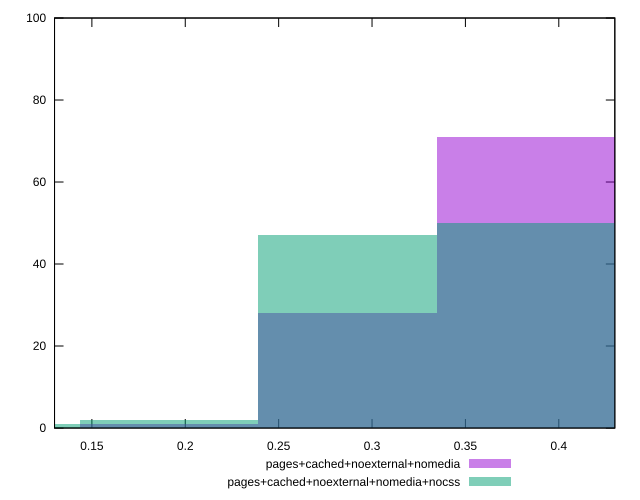

This figure's gnuplot source:
reset

$pagesCachedNoexternalNomedia <<EOF
0.3824670710324532 71
0.2868503032743399 28
0.1912335355162266 1
EOF

$pagesCachedNoexternalNomediaNocss <<EOF
0.2868503032743399 47
0.3824670710324532 50
0.1912335355162266 2
0.0956167677581133 1
EOF

set key outside below
set boxwidth 0.0956167677581133
set xrange [0.13:0.43]
set yrange [0:100]
set trange [0:100]
set style fill transparent solid 0.5 noborder
set terminal svg size 640, 500 enhanced background rgb 'white'
set output "reprap/meta/score/comparison/histogram/3_vs_4.svg"

plot $pagesCachedNoexternalNomedia title "pages+cached+noexternal+nomedia" with boxes, \
     $pagesCachedNoexternalNomediaNocss title "pages+cached+noexternal+nomedia+nocss" with boxes

reset
